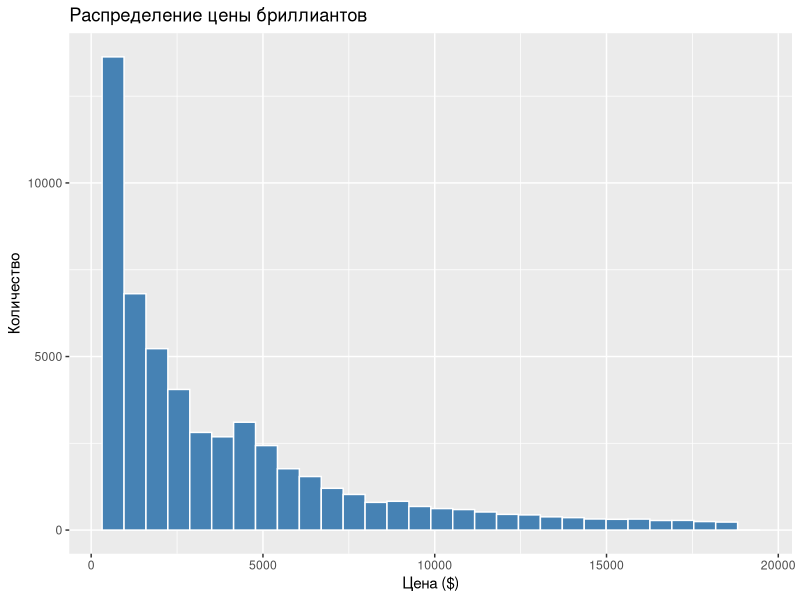
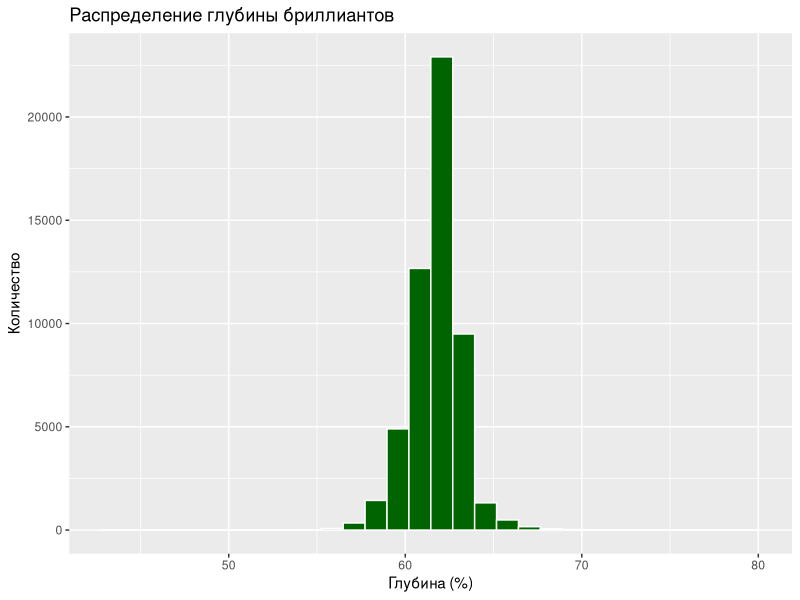
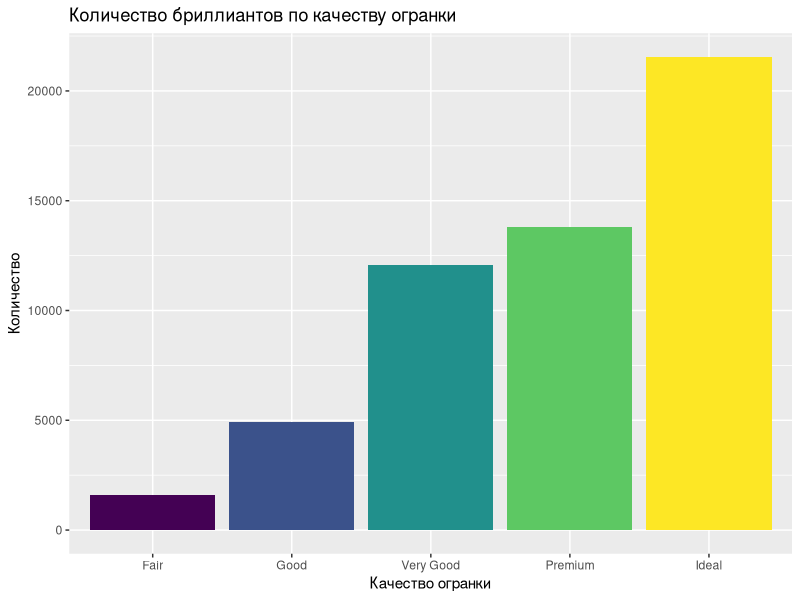
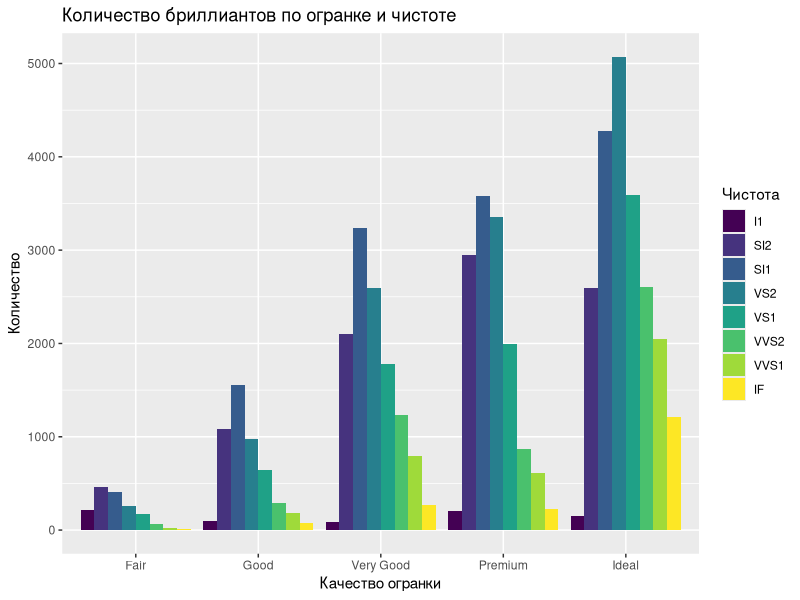
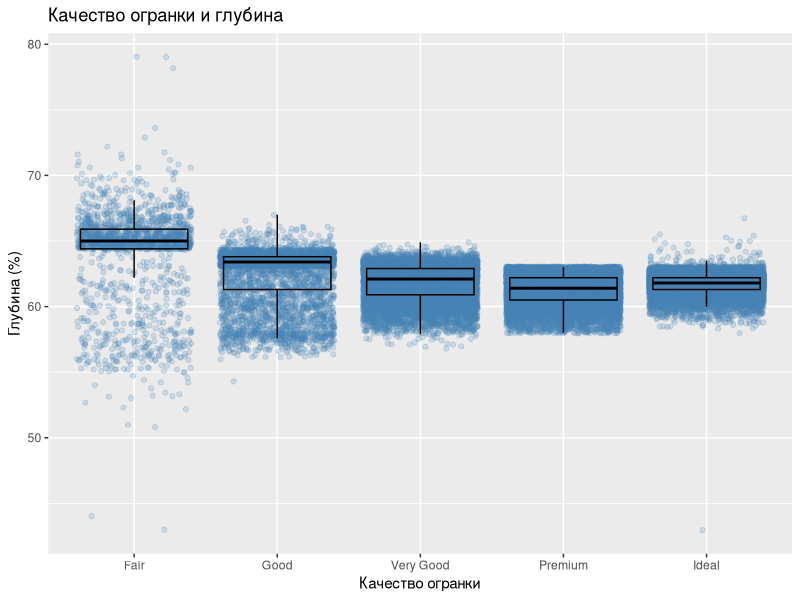
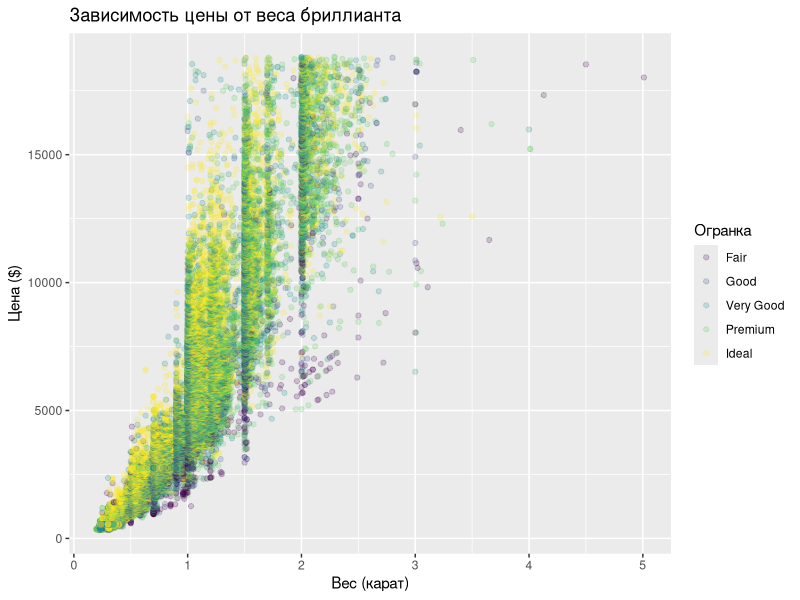
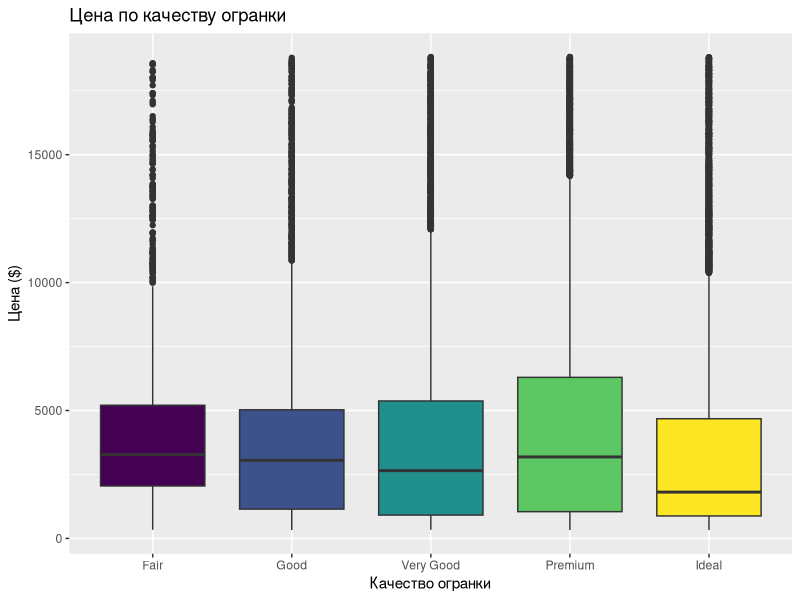
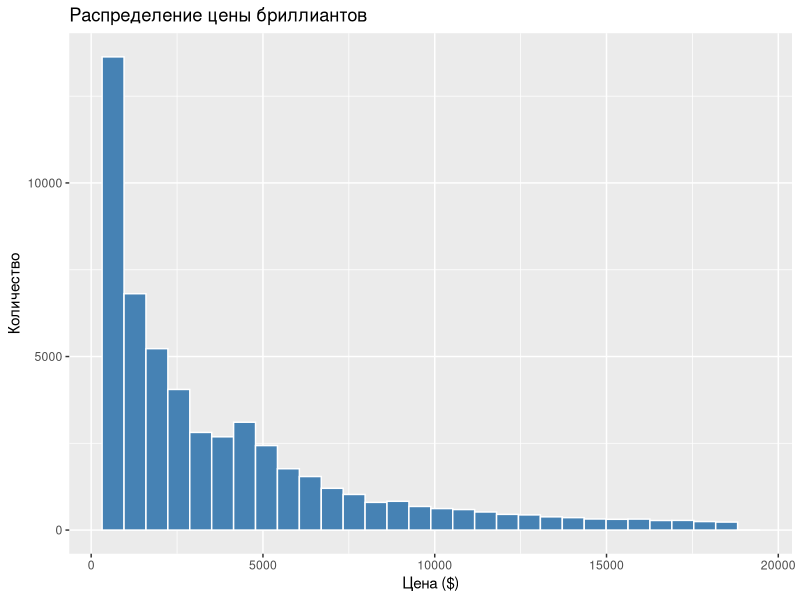

Here is the R script that generated these plots, in order:
# ============================================================
# Лабораторный практикум 1 — Задание 1
# Разведочный анализ. Базовая визуализация данных (diamonds)
# ============================================================

# Пакеты (в Docker-образе уже установлены; проверка на всякий случай)
if (!requireNamespace("ggplot2", quietly = TRUE)) install.packages("ggplot2")
if (!requireNamespace("dplyr",   quietly = TRUE)) install.packages("dplyr")

library(ggplot2)
library(dplyr)

# загружаем набор данных diamonds
data(diamonds)

?diamonds

str(diamonds)
summary(diamonds)

# проверяем наличие пропусков в данных
colSums(is.na(diamonds))

# папка для графиков (скрипт запускается из labs/lab-01)
out_dir <- "output"
if (!dir.exists(out_dir)) dir.create(out_dir, recursive = TRUE)

# а) Гистограмма распределения бриллиантов по цене -------------------
p1 <- ggplot(diamonds, aes(x = price)) +
  geom_histogram(bins = 30, fill = "steelblue", color = "white") +
  labs(title = "Распределение цены бриллиантов",
       x = "Цена ($)", y = "Количество")
print(p1)
ggsave(file.path(out_dir, "task1_a_price_hist.png"), p1, width = 8, height = 5, dpi = 150)

# а) Гистограмма распределения бриллиантов по глубине ----------------
p2 <- ggplot(diamonds, aes(x = depth)) +
  geom_histogram(bins = 30, fill = "darkgreen", color = "white") +
  labs(title = "Распределение глубины бриллиантов",
       x = "Глубина (%)", y = "Количество")
print(p2)
ggsave(file.path(out_dir, "task1_a_depth_hist.png"), p2, width = 8, height = 5, dpi = 150)

# б) Столбчатая диаграмма количества бриллиантов по качеству огранки -
p3 <- ggplot(diamonds, aes(x = cut, fill = cut)) +
  geom_bar() +
  labs(title = "Количество бриллиантов по качеству огранки",
       x = "Качество огранки", y = "Количество") +
  theme(legend.position = "none")
print(p3)
ggsave(file.path(out_dir, "task1_b_cut_bar.png"), p3, width = 8, height = 5, dpi = 150)

# в) Столбчатая диаграмма с подкатегориями (огранка x чистота) -------
p4 <- ggplot(diamonds, aes(x = cut, fill = clarity)) +
  geom_bar(position = "dodge") +
  labs(title = "Количество бриллиантов по огранке и чистоте",
       x = "Качество огранки", y = "Количество", fill = "Чистота")
print(p4)
ggsave(file.path(out_dir, "task1_b_cut_clarity_bar.png"), p4, width = 8, height = 5, dpi = 150)

# г) Диаграмма рассеяния: качество огранки и глубина (с джиттером) ---
p5 <- ggplot(diamonds, aes(x = cut, y = depth)) +
  geom_jitter(alpha = 0.2, color = "steelblue") +
  geom_boxplot(alpha = 0.5, fill = NA, color = "black", outlier.shape = NA) +
  labs(title = "Качество огранки и глубина",
       x = "Качество огранки", y = "Глубина (%)")
print(p5)
ggsave(file.path(out_dir, "task1_g_cut_depth_jitter.png"), p5, width = 8, height = 5, dpi = 150)

# г) Классическая диаграмма рассеяния: вес и цена ---------------------
p6 <- ggplot(diamonds, aes(x = carat, y = price, color = cut)) +
  geom_point(alpha = 0.2) +
  labs(title = "Зависимость цены от веса бриллианта",
       x = "Вес (карат)", y = "Цена ($)", color = "Огранка")
print(p6)
ggsave(file.path(out_dir, "task1_g_carat_price_scatter.png"), p6, width = 8, height = 5, dpi = 150)

# д) Ящики с усами: цена по качеству огранки -------------------------
p7 <- ggplot(diamonds, aes(x = cut, y = price, fill = cut)) +
  geom_boxplot() +
  labs(title = "Цена по качеству огранки",
       x = "Качество огранки", y = "Цена ($)") +
  theme(legend.position = "none")
print(p7)
ggsave(file.path(out_dir, "task1_d_price_cut_boxplot.png"), p7, width = 8, height = 5, dpi = 150)

# Краткие выводы -----------------------------------------------------
cat("\n=== Краткие выводы по заданию 1 ===\n")
cat("1. Распределение цены правоасимметрично: большинство бриллиантов дешевле 5000 $,\n")
cat("   медиана (2401 $) заметно меньше среднего (3933 $); экстремальные значения до 18823 $.\n")
cat("2. Распределение глубины близко к нормальному с узкой концентрацией около 61-63%,\n")
cat("   что соответствует стандартной «идеальной» глубине огранки.\n")
cat("3. Больше всего бриллиантов с огранкой Ideal (21551 из 53940 = 40%);\n")
cat("   качество огранки растёт с ростом числа камней — производство ориентировано на премиум.\n")
cat("4. Разные уровни чистоты встречаются внутри каждой огранки; наибольшая чистота SI1, VS2.\n")
cat("5. Цена экспоненциально растёт с весом (каратом); при равном весе цена сильно варьируется —\n")
cat("   вес объясняет большую часть, но не всю вариацию цены.\n")
cat("6. По ящикам с усами: медианная цена практически не растёт с качеством огранки,\n")
cat("   выбросы в дорогом сегменте присутствуют во всех категориях — огранка не главный фактор цены.\n")
